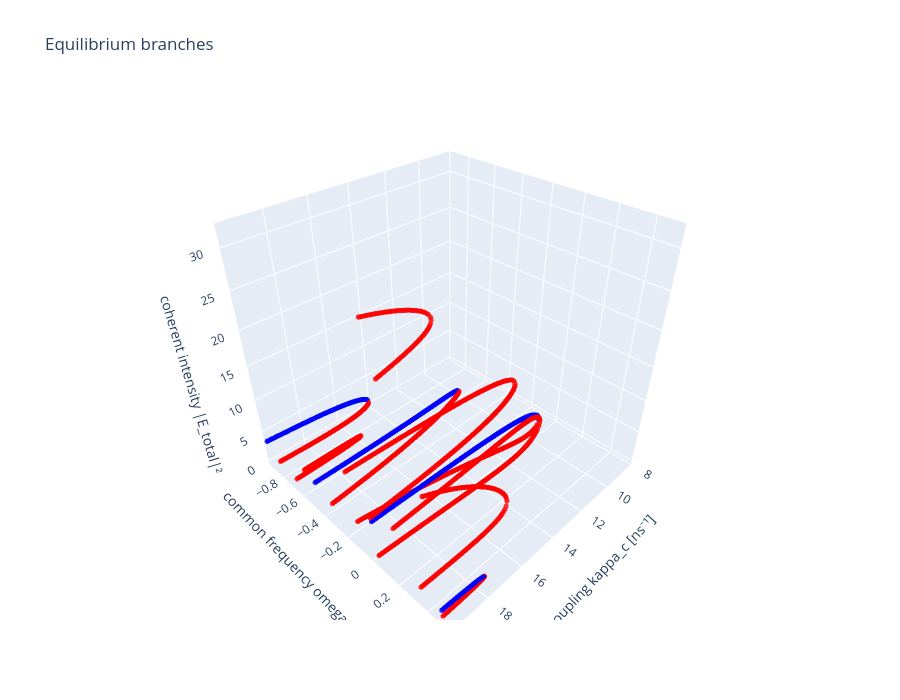

Notebook code for this chart:
### Markdown cell above
## 6. Three-dimensional branch view

This combines the preceding panels: coupling on x, common frequency on y, and coherent intensity on z. Rotate the plot interactively in a notebook backend, or change `view_init` to choose a different fixed camera angle.

### Code cell
import plotly.graph_objects as go

fig = go.Figure(
    data=go.Scatter3d(
        x=kappa_plot,
        y=omega_plot,
        z=intensity_plot,
        mode='markers',
        marker=dict(
            size=3,
            color=colors,
            opacity=0.8,
        ),
        customdata=np.column_stack((stability_plot,)),
        hovertemplate=(
            'Coupling: %{x:.3f} ns⁻¹<br>'
            'Frequency: %{y:.3f} GHz<br>'
            'Intensity: %{z:.3f}<br>'
            'Stable: %{customdata[0]}'
            '<extra></extra>'
        ),
    )
)

fig.update_layout(
    title='Equilibrium branches',
    scene=dict(
        aspectmode='cube',
        xaxis=dict(
            title='coupling kappa_c [ns⁻¹]',
            range=[kappa_values[0] * 1e-9, kappa_values[-1] * 1e-9],
        ),
        yaxis_title='common frequency omega [GHz]',
        zaxis_title='coherent intensity |E_total|²',
    ),
    width=900,
    height=700,
)

fig.show()

### Figure 1 — Plotly figure (JSON) as saved in the notebook; plotly's stock layout.template omitted (floating-point values rounded to 4 significant figures; data arrays with more than 128 entries replaced by an {"elided": "..."} marker saying what was removed)
{"data": [{"customdata": {"elided": "1823x1 float values"}, "hovertemplate": "Coupling: %{x:.3f} ns⁻¹<br>Frequency: %{y:.3f} GHz<br>Intensity: %{z:.3f}<br>Stable: %{customdata[0]}<extra></extra>", "marker": {"color": {"elided": "1823 str values"}, "opacity": 0.8, "size": 3}, "mode": "markers", "type": "scatter3d", "x": {"elided": "1823 float values"}, "y": {"elided": "1823 float values"}, "z": {"elided": "1823 float values"}}], "layout": {"height": 700, "scene": {"aspectmode": "cube", "xaxis": {"range": [8, 20], "title": {"text": "coupling kappa_c [ns⁻¹]"}}, "yaxis": {"title": {"text": "common frequency omega [GHz]"}}, "zaxis": {"title": {"text": "coherent intensity |E_total|²"}}}, "title": {"text": "Equilibrium branches"}, "width": 900}}
